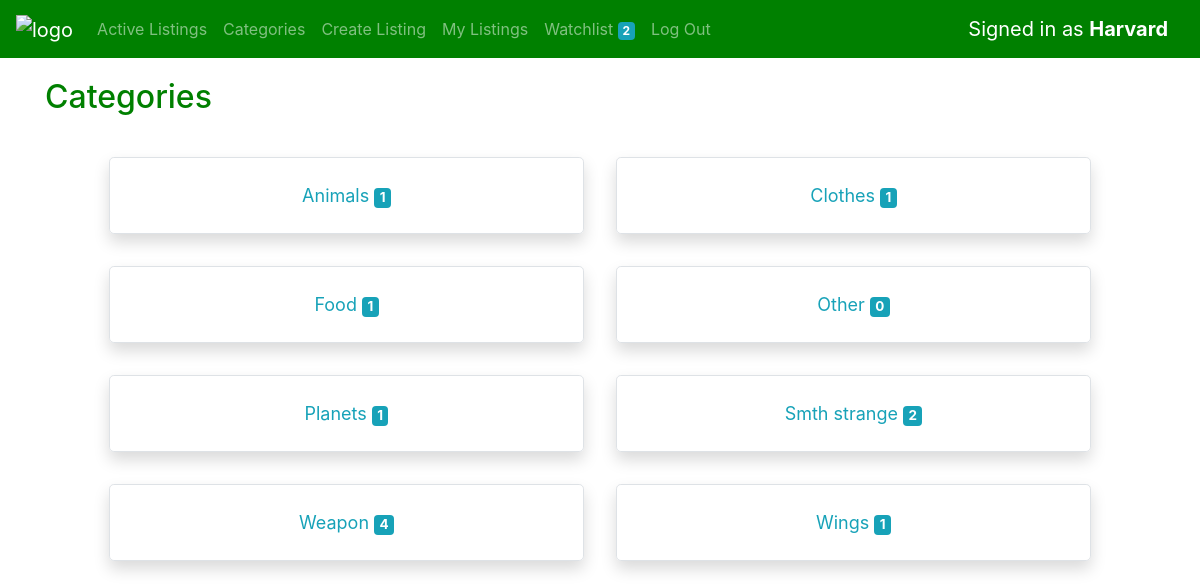
The page /categories (signed in) on the database its author committed.
### auctions/models.py (models this page shows, shortened)
class User(AbstractUser):
    pass

class Category(models.Model):
    catname = models.CharField(max_length=64)

### auctions/views.py (the view)
# urls.py: path("categories", views.categories, name="categories"),
def categories(request):
    user = request.user
    watchlist = WatchList.objects.filter(user_id=user.id)
    watchlist_len = len(watchlist)
    categories = Category.objects.all().order_by('catname')
    catcounts = []
    for category in categories:
        catcounts.append(len(Listing.objects.filter(category=category, active=True)))
    categories_w_counts = []
    for i in range(len(categories)):
        categories_w_counts.append({"id": categories[i].id, "catname": categories[i].catname,
                                    "catcount": catcounts[i]} )
    categories = categories_w_counts
    return render(request, "auctions/categories.html", {
        "categories": categories,
        "watchlist_len": watchlist_len,
    })

### auctions/templates/auctions/categories.html (shortened to what this page needs)
{% extends "auctions/layout.html" %}
{% block body %}
    <div class="container" >
        <h2 style="color: green; margin-bottom: 25px;">Categories</h2>
        <div class="row justify-content-center text-center">
            {% for category in categories %}
                <div class="col-lg-5 border rounded-lg shadow m-3 p-4">
                    <a href="{% url 'category' category.id %}" class="text-info stretched-link" style="font-size: large;">{{ category.catname }} <span class="badge badge-info">{{ category.catcount }}</span></a>
                </div>
            {% endfor %}
        </div>
    </div>
{% endblock %}

### auctions/templates/auctions/layout.html (shortened to what this page needs)
{% load static %}
<!DOCTYPE html>
<html lang="en">
    <head>
        <link rel="stylesheet" href="https://stackpath.bootstrapcdn.com/bootstrap/4.4.1/css/bootstrap.min.css">
        <link href="{% static 'auctions/styles.css' %}" rel="stylesheet">
    </head>
    <body>
        <nav class="navbar sticky-top navbar-expand-lg navbar-dark"; style="background-color:green;">
            <a class="navbar-brand" href="{% url 'index' %}"><img src="https://avatars.mds.yandex.net/i?id=c51b285980c5ff5b8d96a72fcd1530b1-5469231-images-thumbs&n=13&exp=1" alt="logo" height="40"></a>
            <div class="collapse navbar-collapse" id="navbarSupportedContent">
                <ul class="navbar-nav mr-auto">
                    <li class="nav-item">
                        <a class="nav-link" href="{% url 'index' %}">Active Listings</a>
                    </li>
                    <li class="nav-item">
                        <a class="nav-link" href="{% url 'categories' %}">Categories</a>
                    </li>
                    {% if user.is_authenticated %}
                        <li class="nav-item">
                            <a class="nav-link" href="{% url 'add' user.id %}">Create Listing</a>
                        </li>
                        <li class="nav-item">
                            <a class="nav-link" href="{% url 'mylistings' user.id %}">My Listings</a>
                        </li>
                        <li class="nav-item">
                            <a class="nav-link" href="{% url 'watchlist' user.id %}">Watchlist <span class="badge badge-info">{{ watchlist_len }}</span></a>
                        </li>
                        <li class="nav-item">
                            <a class="nav-link" href="{% url 'logout' %}">Log Out</a>
                        </li>
                    {% endif %}
                </ul>
                <span class="navbar-brand">
                    {% if user.is_authenticated %}
                        Signed in as <strong>{{ user }}</strong>
                    {% else %}
                        Not signed in
                    {% endif %}
                </span>
            </div>
        </nav>
        <div id="body_block" class="container-fluid">
            {% block body %}
            {% endblock %}
        </div>
    </body>
</html>

### auctions/static/auctions/styles.css (style rules this page uses)
body { padding: 0px; }
#body_block { padding-top: 20px; }

### rows shown on the page
User: username "Harvard"
Category: catname "Animals"
Category: catname "Clothes"
Category: catname "Food"
Category: catname "Other"
Category: catname "Planets"
Category: catname "Smth strange"
Category: catname "Weapon"
Category: catname "Wings"

### other values the page prints
{{ watchlist_len }} "2"
{{ category.catcount }} "1" "1" "1" "0" "1" "2" "4" "1"
